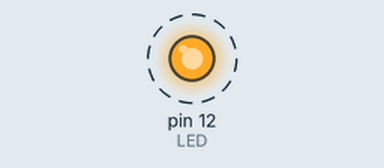
Recording of a sketch running on a simulated Arduino Uno, built with avr-gcc and run on an emulated ATmega328P. On the bench: output pins drawn as LEDs (lit = HIGH). Dashed ring = blinking.

Above: at 1.0 s.
Timing chart, 0 to 5.8 s (numbered marks = the images above):
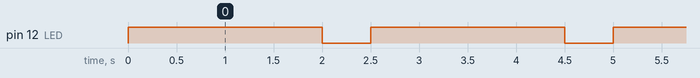

The sketch:

jc_test1.ino
```cpp
const byte LED = 12;


void setup () {
  pinMode(LED, OUTPUT);
}

void loop () {
  digitalWrite(LED, HIGH);
  delay(2000);
  digitalWrite(LED, LOW);
  delay(500);
}
```

Measured:
- by itself, pin 12 (LED): alternates HIGH for 2.0 s and LOW for 0.50 s
